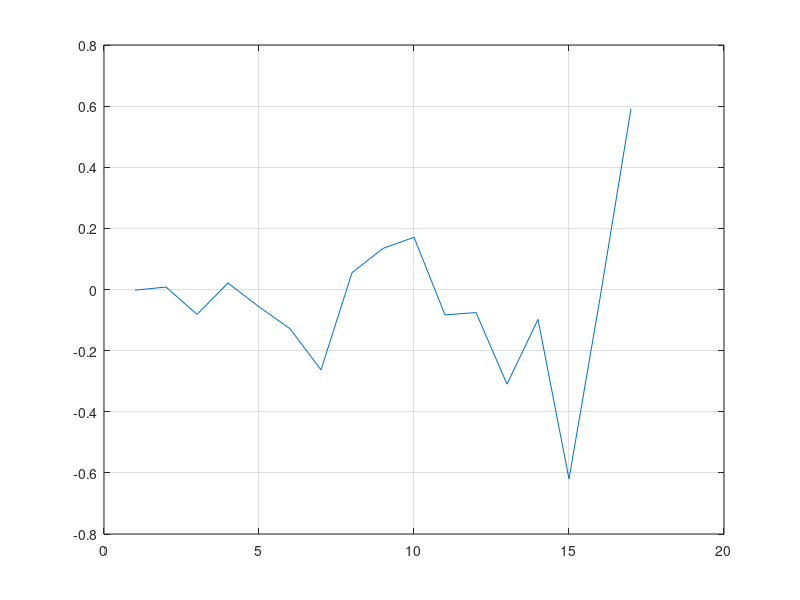
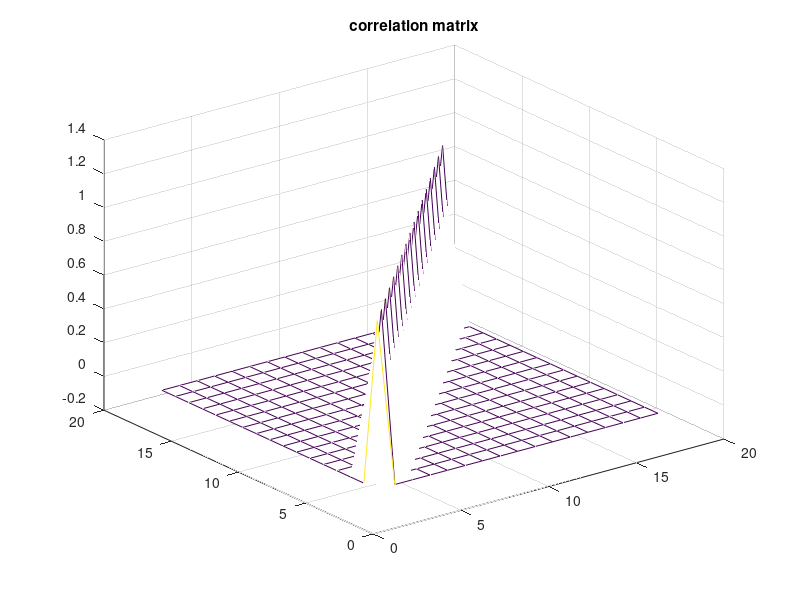

MATLAB code for these plots, in order: (Note: this script raises an error after producing the figures.)
close all
clear all

load('deathData.mat')
z = deadData;    % data matrix
[rows, cols] = size(z);            % number of rows and columns

% Separate training and test data
num_train = 45;
train_data = deadData(1:num_train,:);
test_data = deadData(num_train+1:rows,:);

% Normalize the data 
train_data_norm = normalize(train_data);
test_data_norm = normalize(test_data);

% Find correlation
RX_train = train_data_norm'*train_data_norm/rows;

% Extract feature
feature_col = 17;
y_train = train_data_norm(:, feature_col);
y_test = test_data_norm(:, feature_col);

% Find eignvectors
[U, lambdas] = eig(RX_train);

% Transform data using eigenvectors as the new basis
z_train = train_data_norm*U;
z_test = test_data_norm*U;

% Remove feature from data
zx_train = z_train;
zx_train(:, feature_col) = [];

zx_test = z_test;
zx_test(:, feature_col) = [];

% Find correlation between desired feature and others
correlation = corr(y_train, z_train);
auto_corr = corr(z_train);

% Plot
figure
plot(correlation)
grid on

figure
mesh(auto_corr);
grid on
title('correlation matrix');



%
% MMSE regression
%
nbins=50; % number of bins for histogram
eps_g=0.00001; % stopping criterion for gradient algorithm
gamma_g=0.0001; % step for gradient algorithm
eps_s=0.00001; % stopping criterion for steepest descent algorithm
M=10000; % maximum number of optimization steps
index=[17 5];

if isempty(feat_delete)~= 1
    index= index - size(feat_delete,2);
end

for ind=1:2
    F0=index(ind);
    y_train=train_data_norm(:,F0);       % measured data on feature F0
    y_test=test_data_norm(:,F0);         % measured data on feature F0
    X_train=train_data_norm; X_train(:,F0)=[]; % feature F0 is eliminated
    X_test=test_data_norm; X_test(:,F0)=[];    % feature F0 is eliminated
    % MMSE estimate--------------------------------------------------------
    w_train=(X_train'*X_train)\(X_train')*y_train; % MMSE weigths for training
    w_mmse_train=w_train;
    [yhat_train,yhat_test] = plotting(w_train,X_train,X_test,y_train,y_test,nbins);    
    % msv of error---------------------------------------------------------
    msv_train(1,ind)=mean(abs(y_train-yhat_train).^2);
    msv_test(1,ind)=mean(abs(y_test-yhat_test).^2);
    % gradient estimate----------------------------------------------------
    [w_train] = gradient_algorithm(X_train,y_train,eps_g,gamma_g,M); % gradient weigths for training
    w_grad_train=w_train;
    [yhat_train,yhat_test] = plotting(w_train,X_train,X_test,y_train,y_test,nbins);    
    % msv of error---------------------------------------------------------
    msv_train(2,ind)=mean(abs(y_train-yhat_train).^2);
    msv_test(2,ind)=mean(abs(y_test-yhat_test).^2);
    % steepest descent estimate----------------------------------------------------
    [w_train] = steepest_algorithm(X_train,y_train,eps_s,M); % gradient weigths for training
    w_step_train=w_train;
    [yhat_train,yhat_test] = plotting(w_train,X_train,X_test,y_train,y_test,nbins);    % msv of error---------------------------------------------------------
    % msv of error---------------------------------------------------------
    msv_train(3,ind)=mean(abs(y_train-yhat_train).^2);
    msv_test(3,ind)=mean(abs(y_test-yhat_test).^2);
    % plot of weights------------------------------------------------------
    figure
    stem(w_mmse_train,'r');
    grid on
    hold on
    stem(w_grad_train,'g');
    stem(w_step_train,'k');
    legend('mmse','gradient','steepest');
    title(' w ');
    hold off
  
end


figure
plot(msv_train(:,1),'-or');
hold on
plot(msv_test(:,1),'-ok');
plot(msv_train(:,2),'-sr');
plot(msv_test(:,2),'-sk');
grid on
legend('training 17','testing 17','training 5','testing 5');
title(' msv of error F0=5,7');
% Comment: different w lead to similar perfromance: there are multiple solutions

%
death= 17;
feat_compare = [12 9]; 
if isempty(feat_delete)~= 1
    death= death - size(feat_delete,2);
    feat_compare = feat_compare - size(feat_delete,2);
end

figure
plot(train_data_norm(:,feat_compare(1)),train_data_norm(:,death),'.');
grid on
xlabel('feature 12');
ylabel('feature 17');

figure
plot(train_data_norm(:,feat_compare(2)),train_data_norm(:,death),'.');
grid on
xlabel('feature 9');
ylabel('feature 17');
% Comment: not always the relationship among the features is linear

% correlation between feature 7 and the other features
corr7=corr(train_data_norm(:,death),train_data_norm);
figure
plot(corr7)
grid on
% Comment: certain features are very correlated
% the existence of multiple solution is due to correlation among features

% autocorrelation matrix
corr_mat=corr(train_data_norm)

figure
mesh(corr_mat)
grid on
title('correlation matrix');

% PCA: Principal Component Analysis
[corr_mat] = pca_fun(F0,train_data_norm,test_data_norm);